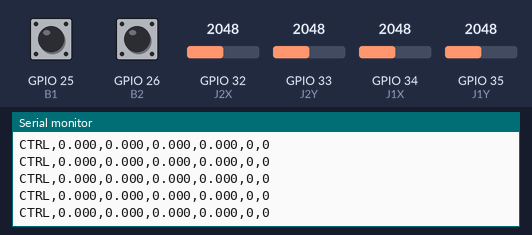
This sketch was run on a simulated ESP32. Shown: the last lines printed to the serial monitor. Inputs (shaded band) come from the test bench; at power-on: GPIO 32 (J2X) = 2048, GPIO 33 (J2Y) = 2048, GPIO 34 (J1X) = 2048, GPIO 35 (J1Y) = 2048, GPIO 25 (B1) HIGH, GPIO 26 (B2) HIGH.

Above: at 1.2 s.
1.3 s: GPIO 32 (J2X) set to 2866
At 2.1 s:
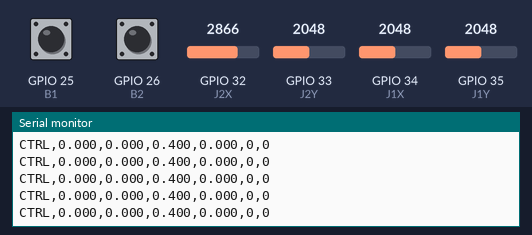
2.8 s: GPIO 33 (J2Y) set to 2866
At 3.3 s:
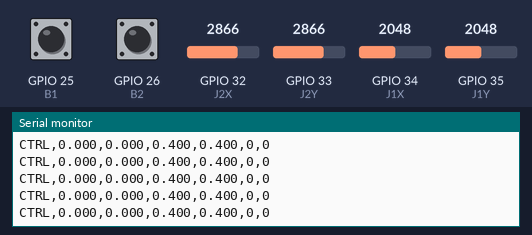
4.3 s: GPIO 34 (J1X) set to 2866
At 5.1 s:
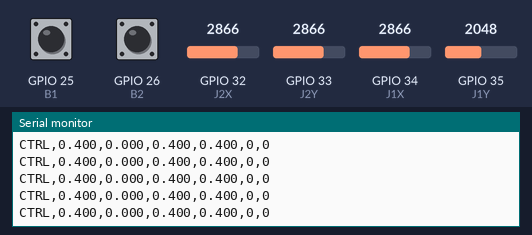
5.8 s: GPIO 35 (J1Y) set to 2866
At 6.8 s:
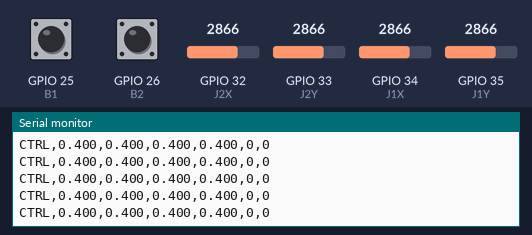
7.3 s: GPIO 32 (J2X) set to 1228
At 8.2 s:
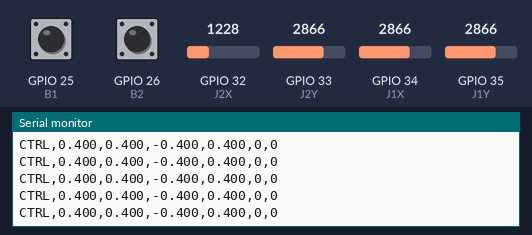
10.3 s: GPIO 25 (B1) pulled LOW for 0.15 s
Timing chart, 0 to 12.9 s (numbered marks = the images above; inputs shaded):
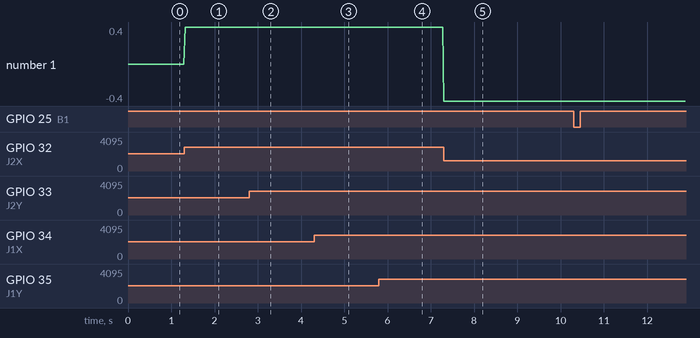

Measured:
- after the input at 1.3 s, the serial monitor: prints a new line at once (image 1)
- after the input at 2.8 s, the serial monitor: prints a new line at once (image 2)
- after the input at 4.3 s, the serial monitor: prints a new line at once (image 3)
- after the input at 5.8 s, the serial monitor: prints a new line at once (image 4)
- after the input at 7.3 s, the serial monitor: prints a new line at once (image 5)
- plotted number 1: 0 → 0.4 after the input at 1.3 s, 0.4 → -0.4 after the input at 7.3 s

The sketch:

consola_humanoide.ino
```cpp
// Consola ESP32 humanoide - dos joysticks y botones
const int J1X=34,J1Y=35,J2X=32,J2Y=33,B1=25,B2=26;
float n(int v){return (v-2047.5f)/2047.5f;}
void setup(){Serial.begin(115200);pinMode(B1,INPUT_PULLUP);pinMode(B2,INPUT_PULLUP);}
void loop(){
 Serial.printf("CTRL,%.3f,%.3f,%.3f,%.3f,%d,%d\n",
 n(analogRead(J1X)),n(analogRead(J1Y)),n(analogRead(J2X)),n(analogRead(J2Y)),
 digitalRead(B1)==LOW,digitalRead(B2)==LOW);
 delay(30);
}
```
